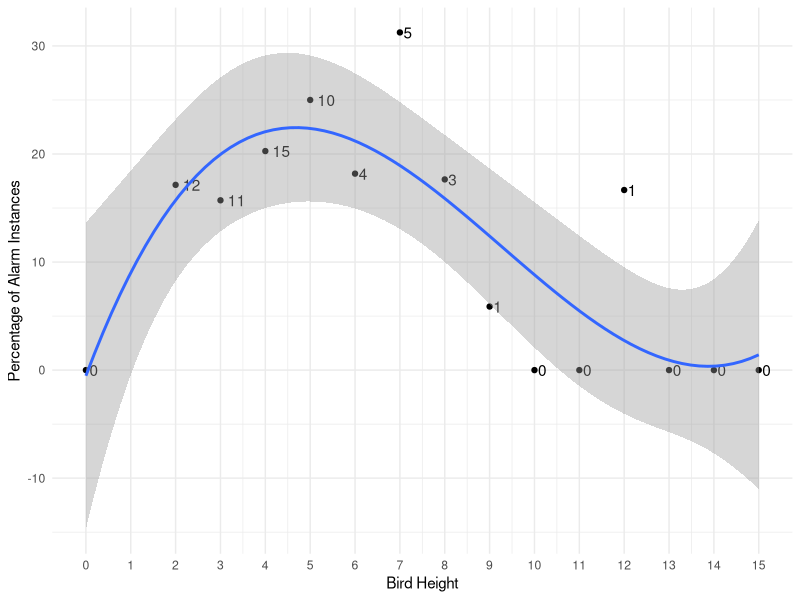
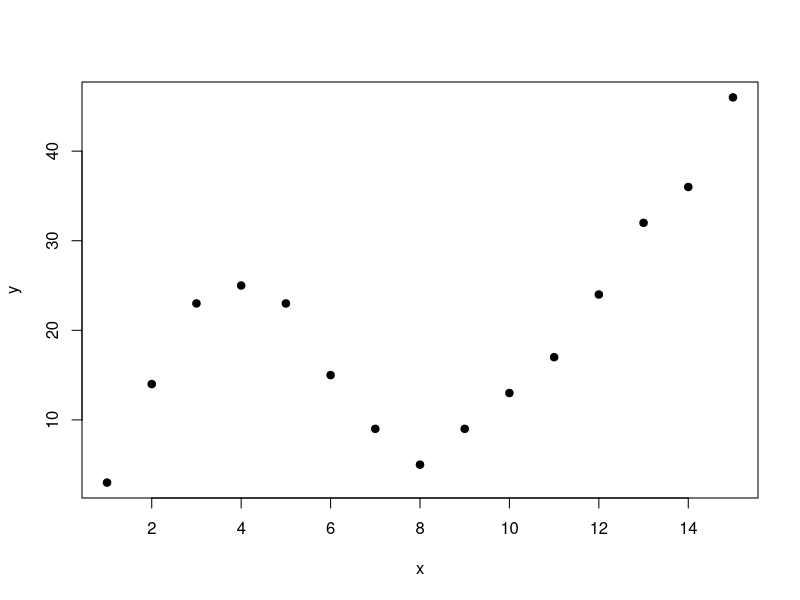
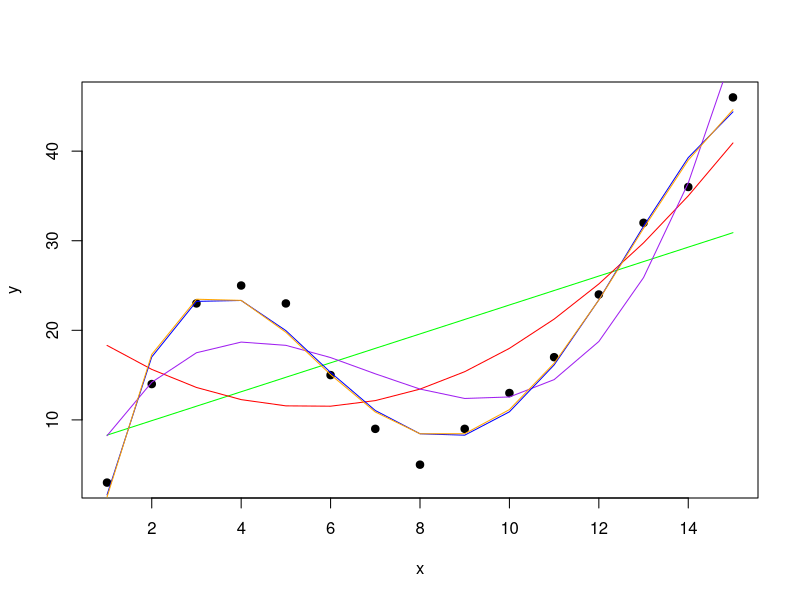

Write R code to recreate these figures, in order. (Note: this script raises an error after producing the figures.)
## ---- chunk 1
library(here)
library(tidyverse)

hwk_data <- read_csv(here("data/HwkAll.csv"))
hwk_data[hwk_data== c("na", "#N/A")] <- NA
hwk_data$Pre_Bird_Height <-  as.numeric(hwk_data$Pre_Bird_Height)

view(hwk_data)
str(hwk_data)
## ---- chunk 2
# Read the data from the "hwk" CSV file
df <- hwk_data  

# Filter the data for rows where hwk is equal to 1
hwk1_data <- df[df$hwk == 1,]
hwk_height_na <- hwk1_data %>% drop_na(Pre_Bird_Height)
hwk_less10 <- subset(hwk_height_na, Pre_Bird_Height <= 15)

# Calculate the unique integer "Pre_Height" values within hwk1_data
unique_pre_heights <- unique(round(hwk_less10$Pre_Bird_Height))

# Initialize empty vectors to store the percentages and sample sizes
percentage_values <- numeric(length(unique_pre_heights))
sample_sizes <- numeric(length(unique_pre_heights))

# Calculate the percentage and sample size for each unique integer "Pre_Height" value within hwk1_data
for (i in 1:length(unique_pre_heights)) {
  pre_height_value <- unique_pre_heights[i]
  total_count <- sum(round(hwk_less10$Pre_Bird_Height) == pre_height_value)
  alarm_count <- sum(round(hwk_less10$Pre_Bird_Height) == pre_height_value & hwk_height_na$Audio_React == "a")
  percentage_values[i] <- (alarm_count / total_count) * 100
  sample_sizes[i] <- alarm_count
}

# Create a data frame for plotting
plot_data <- data.frame(Pre_Height = unique_pre_heights, Percentage = percentage_values, Sample_Size = sample_sizes)

# Create a scatter plot with Pre_Height on the x-axis and Percentage on the y-axis
p <- ggplot(plot_data, aes(x = Pre_Height, y = Percentage)) +
  geom_point() +  # Scatter plot
  labs(x = "Bird Height", y = "Percentage of Alarm Instances") +
  theme_minimal() +
  geom_text(aes(label = Sample_Size), hjust = -0.4, vjust = 0.5) + 
  scale_x_continuous(breaks = unique_pre_heights) #+  # Add integer labels to the x-axis
  
  # Add a linear regression line while keeping the line between points
  #geom_smooth(method = "lm", se = FALSE, color = "blue")

p +
  stat_smooth(method = "lm", formula = y ~ poly(x, 3))

# polynomial lines
fit1 <- lm(Percentage~Pre_Height, data=plot_data)
fit2 <- lm(Percentage~poly(Pre_Height,2,raw=TRUE), data=plot_data)
fit3 <- lm(Percentage~poly(Pre_Height,3,raw=TRUE), data=plot_data)
fit4 <- lm(Percentage~poly(Pre_Height,4,raw=TRUE), data=plot_data)
fit5 <- lm(Percentage~poly(Pre_Height,5,raw=TRUE), data=plot_data)

#calculated adjusted R-squared of each model
summary(fit1)$adj.r.squared
summary(fit2)$adj.r.squared
summary(fit3)$adj.r.squared
summary(fit4)$adj.r.squared
summary(fit5)$adj.r.squared
## ---- chunk 3
#create data frame
df <- data.frame(x=1:15,
                 y=c(3, 14, 23, 25, 23, 15, 9, 5, 9, 13, 17, 24, 32, 36, 46))

#create a scatterplot of x vs. y
plot(df$x, df$y, pch=19, xlab='x', ylab='y')

#fit polynomial regression models up to degree 5
fit1 <- lm(y~x, data=df)
fit2 <- lm(y~poly(x,2,raw=TRUE), data=df)
fit3 <- lm(y~poly(x,3,raw=TRUE), data=df)
fit4 <- lm(y~poly(x,4,raw=TRUE), data=df)
fit5 <- lm(y~poly(x,5,raw=TRUE), data=df)

#create a scatterplot of x vs. y
plot(df$x, df$y, pch=19, xlab='x', ylab='y')

#define x-axis values
x_axis <- seq(1, 15, length=15)

#add curve of each model to plot
lines(x_axis, predict(fit1, data.frame(x=x_axis)), col='green')
lines(x_axis, predict(fit2, data.frame(x=x_axis)), col='red')
lines(x_axis, predict(fit3, data.frame(x=x_axis)), col='purple')
lines(x_axis, predict(fit4, data.frame(x=x_axis)), col='blue')
lines(x_axis, predict(fit5, data.frame(x=x_axis)), col='orange')

#calculated adjusted R-squared of each model
summary(fit1)$adj.r.squared
summary(fit2)$adj.r.squared
summary(fit3)$adj.r.squared
summary(fit4)$adj.r.squared
summary(fit5)$adj.r.squared

## ---- chunk 4

# Filter data to include only species with alarm call "a"
hwk1_data <- df[df$hwk == 1,]
hwk_alarm_data <- hwk1_data %>% filter(Audio_React == "a")
hwk_audio_na <- hwk_alarm_data %>% drop_na(Audio_React)
hwk_sex_na <- hwk_audio_na %>% drop_na(Sex)

# Convert Sex column to lowercase
hwk_sex_na$Sex <- tolower(hwk_sex_na$Sex)

# Group by species and sex, then calculate the percentage
df_species_sex <- hwk_sex_na %>%
  group_by(Scientific, Sex) %>%
  summarise(Count = n()) %>%
  mutate(Percentage = (Count / sum(Count)) * 100)

# Create the bar plot
ggplot(df_species_sex, aes(x = Scientific, y = Percentage, fill = Sex)) +
  geom_bar(stat = "identity", position = "dodge") +
  labs(title = "Percentage of Alarms by Sex for Each Species", x = "Species", y = "Percentage") +
  theme_minimal() +
  theme(axis.text.x = element_text(angle = 45, hjust = 1))

## ---- chunk 5

library(dplyr)
library(ggplot2)

# Step 1: Filter data to include only timestamps where Audio_React is "a"
df <- hwk_data
hwk1_data <- df[df$hwk == 1,]

# Identify the timestamps where any species has an alarm call "a"
alarm_timestamps <- hwk1_data %>%
  filter(Audio_React == "a") %>%
  select(Timestamp) %>%
  distinct()

# Filter original data to keep only those timestamps
filtered_data <- hwk1_data %>%
  filter(Timestamp %in% alarm_timestamps$Timestamp)

# Step 2: Filter out species that never alarm
species_with_alarms <- filtered_data %>%
  group_by(Scientific) %>%
  filter(any(Audio_React == "a")) %>%
  ungroup()

# Step 3: Calculate richness, abundance, and alarm percentage for each species and timestamp
species_data <- species_with_alarms %>%
  group_by(Timestamp) %>% 
  mutate(
    Richness = n_distinct(Scientific), # Number of unique species in the flock
    Abundance = n(),  # Total number of individuals in the flock
    Alarm_Count = sum(Audio_React == "a"),
    Alarm_Percentage = (Alarm_Count / Abundance) * 100
  ) %>%
  ungroup()

# Step 4: Create a plot for each species that has alarms
species_list <- unique(species_data$Scientific)

for (sp in species_list) {
  species_subset <- species_data %>% filter(Scientific == sp)
  
  p <- ggplot(species_subset) +
    geom_point(aes(x = Abundance, y = Alarm_Percentage, color = "Abundance"), size = 3) +
    geom_smooth(aes(x = Abundance, y = Alarm_Percentage, color = "Abundance"), 
                method = "lm", formula = y ~ poly(x, 2), se = FALSE) +
    geom_point(aes(x = Richness, y = Alarm_Percentage, color = "Richness"), size = 3) +
    geom_smooth(aes(x = Richness, y = Alarm_Percentage, color = "Richness"), 
                method = "lm", formula = y ~ poly(x, 2), se = FALSE) +
    labs(title = paste("Alarm Percentage vs Abundance and Richness for", sp), 
         x = "Abundance and Richness", 
         y = "Alarm Percentage (%)") +
    scale_color_manual(values = c("Abundance" = "red", "Richness" = "blue")) +
    theme_minimal() +
    theme(axis.text.x = element_text(angle = 0, hjust = 1))
  
  print(p)  # This will display the plot for each species in the loop
}

## ---- chunk 6
library(dplyr)
library(ggplot2)

# Step 1: Filter data to include only timestamps where Audio_React is "a"
df <- hwk_data
hwk1_data <- df[df$hwk == 1,]

# Identify the timestamps where any species has an alarm call "a"
alarm_timestamps <- hwk1_data %>%
  filter(Audio_React == "a") %>%
  select(Timestamp) %>%
  distinct()

# Filter original data to keep only those timestamps
filtered_data <- hwk1_data %>%
  filter(Timestamp %in% alarm_timestamps$Timestamp)

# Step 2: Filter out species that never alarm
species_with_alarms <- filtered_data %>%
  group_by(Scientific) %>%
  filter(any(Audio_React == "a")) %>%
  ungroup()

# Step 3: Calculate richness, abundance, and alarm percentage for each species and timestamp
species_data <- species_with_alarms %>%
  group_by(Timestamp) %>% 
  mutate(
    Richness = n_distinct(Scientific), # Number of unique species in the flock
    Abundance = n(),  # Total number of individuals in the flock
    Alarm_Count = sum(Audio_React == "a"),
    Alarm_Percentage = (Alarm_Count / Abundance) * 100
  ) %>%
  ungroup()

# Remove duplicate rows for plotting
plot_data <- species_data %>%
  group_by(Scientific) %>%
  summarise(
    Avg_Richness = mean(Richness),
    Avg_Abundance = mean(Abundance),
    Avg_Alarm_Percentage = mean(Alarm_Percentage)
  ) %>%
  ungroup()

# Plot Alarm Percentage vs Richness and Abundance
p <- ggplot(plot_data) +
  geom_point(aes(x = Avg_Richness, y = Avg_Alarm_Percentage, color = "Richness"), size = 3) +
  geom_smooth(aes(x = Avg_Richness, y = Avg_Alarm_Percentage, color = "Richness"), 
              method = "lm", formula = y ~ poly(x, 2), se = TRUE) +
  geom_point(aes(x = Avg_Abundance, y = Avg_Alarm_Percentage, color = "Abundance"), size = 3) +
  geom_smooth(aes(x = Avg_Abundance, y = Avg_Alarm_Percentage, color = "Abundance"), 
              method = "lm", formula = y ~ poly(x, 2), se = TRUE) +
  labs(title = "Alarm Percentage vs Richness and Abundance", 
       x = "Richness and Abundance", 
       y = "Average Alarm Percentage (%)") +
  scale_color_manual(values = c("Richness" = "blue", "Abundance" = "red")) +
  theme_minimal() +
  theme(legend.title = element_blank(), legend.position = "bottom")

# Print the plot
print(p)
## ---- chunk 7
library(dplyr)
library(ggplot2)

# Step 1: Filter data to include only relevant columns
hwk1_data <- df[df$hwk == 1,]

# Step 2: Calculate abundance, richness, and alarm percentage for each timestamp
timestamp_data <- hwk1_data %>%
  group_by(Timestamp) %>%
  summarise(
    Abundance = n(),  # Total number of individuals in the flock
    Richness = n_distinct(Scientific),  # Number of unique species in the flock
    Alarm_Count = sum(Audio_React == "a"),
    Alarm_Percentage = ifelse(Abundance > 0, (Alarm_Count / Abundance) * 100, 0)
  ) %>%
  ungroup()

# Step 3: Remove instances with 0% alarm percentage
filtered_data <- timestamp_data %>%
  filter(Alarm_Percentage > 0)

# Step 4: Plot Abundance and Richness vs Alarm Percentage
p <- ggplot(filtered_data) +
  geom_point(aes(x = Richness, y = Alarm_Percentage, color = "Richness"), size = 3) +
  geom_smooth(aes(x = Richness, y = Alarm_Percentage, color = "Richness"), 
              method = "lm", formula = y ~ poly(x, 1), se = TRUE) +
  geom_point(aes(x = Abundance, y = Alarm_Percentage, color = "Abundance"), size = 3) +
  geom_smooth(aes(x = Abundance, y = Alarm_Percentage, color = "Abundance"), 
              method = "lm", formula = y ~ poly(x, 1), se = TRUE) +
  labs(title = "Alarm Percentage vs Abundance and Richness", 
       x = "Abundance and Richness", 
       y = "Alarm Percentage (%)") +
  scale_color_manual(values = c("Richness" = "blue", "Abundance" = "red")) +
  scale_x_continuous(limits = c(0, 24)) +  # Set x-axis limit to 24
  scale_y_continuous(limits = c(0, 100)) +
  theme_minimal() +
  theme(legend.title = element_blank(), legend.position = "bottom")

# Print the plot
print(p)

## ---- chunk 8
library(dplyr)
library(ggplot2)

# Filter the data for rows where hwk is equal to 1 and Mid_Vocal is not NA
filtered_data <- df %>%
  filter(hwk == 1, !is.na(Mid_Vocal))

# Define the order of levels for Mid_Vocal
order_levels <- c("alarm", "call", "quiet", "song")

# Reorder the Mid_Vocal factor according to the defined order
filtered_data$Mid_Vocal <- factor(filtered_data$Mid_Vocal, levels = order_levels)

# Calculate the total count within each Tar_Sp2 category
total_counts <- filtered_data %>%
  group_by(Scientific) %>%
  summarize(total = n()) %>%
  ungroup()

# Calculate the percentage of each Mid_Vocal category within each Tar_Sp2 category
percentage_data <- filtered_data %>%
  group_by(Scientific, Mid_Vocal) %>%
  summarize(Count = n()) %>%
  ungroup() %>%
  left_join(total_counts, by = "Scientific") %>%
  mutate(Percentage = (Count / total) * 100)

# Filter to only include species with "alarm" occurrences
filtered_species <- percentage_data %>%
  filter(Mid_Vocal %in% order_levels)

# Create a stacked bar chart with the percentages
p <- ggplot(filtered_species, aes(x = Scientific, y = Percentage, fill = Mid_Vocal)) +
  geom_bar(stat = "identity", position = "stack", width = 0.7) +
  labs(x = "Tar_Sp2", y = "Percentage (%)", title = "Percentage of Mid_Vocal Responses by Tar_Sp2") +
  scale_y_continuous(limits = c(0, 100)) +  # Set y-axis limits to 0-100%
  scale_fill_manual(
    values = c("alarm" = "gray20", "call" = "gray40", "quiet" = "gray60", "song" = "gray"),
    guide = guide_legend(reverse = TRUE)  # Reverse the legend order
  ) +
  theme_minimal() +
  theme(axis.text.x = element_text(angle = 45, hjust = 1, size = 10))

# Print the plot
print(p)

## ---- chunk 9
library(dplyr)
library(ggplot2)

# Filter the data for rows where hwk is equal to 1 and Mid_Vocal is not NA
filtered_data <- df %>%
  filter(hwk == 1, !is.na(Mid_Vocal))

# Define the order of levels for Mid_Vocal with "alarm" at the bottom
order_levels <- c("alarm", "call", "quiet", "song")

# Reorder the Mid_Vocal factor according to the defined order
filtered_data$Mid_Vocal <- factor(filtered_data$Mid_Vocal, levels = order_levels)

# Calculate the total count of Mid_Vocal responses for each species
total_counts <- filtered_data %>%
  group_by(Scientific) %>%
  summarize(total = n(), .groups = 'drop')

# Calculate the count of each Mid_Vocal category within each species
percentage_data <- filtered_data %>%
  group_by(Scientific, Mid_Vocal) %>%
  summarize(Count = n(), .groups = 'drop') %>%
  left_join(total_counts, by = "Scientific") %>%
  mutate(Percentage = (Count / total) * 100)

# Create a stacked bar chart with the percentages, ensuring "alarm" is at the bottom
p <- ggplot(percentage_data, aes(x = Scientific, y = Percentage, fill = Mid_Vocal)) +
  geom_bar(stat = "identity", position = "stack", width = 0.7) +
  labs(x = "Species", y = "Percentage (%)", title = "Percentage of Mid_Vocal Responses by Species") +
  scale_y_continuous(limits = c(0, 100)) +  # Set y-axis limits to 0-100%
  scale_fill_manual(
    values = c("alarm" = "gray20", "call" = "gray40", "quiet" = "gray60", "song" = "gray80"),
    guide = guide_legend(reverse = TRUE)  # Reverse the legend order
  ) +
  theme_minimal() +
  theme(axis.text.x = element_text(angle = 90, hjust = 1, size = 10))  # Rotate x-axis labels for readability

# Print the plot
print(p)

## ---- chunk 10
library(dplyr)
library(tidyr)
library(ggplot2)

# Sample dataframe (replace this with your actual dataframe)
df <- hwk_data

filtered_data <- df %>%
  filter(!is.na(Mid_Vocal))

# Transform data from wide to long format
long_data <- filtered_data %>%
  pivot_longer(cols = starts_with("Rad_"), 
               names_to = "Height_Category", 
               values_to = "Density") %>%
  mutate(Height = as.numeric(gsub("Rad_", "", Height_Category))) %>%
  select(Scientific, Height, Density) %>%
  drop_na()  # Drop rows with NA values

# Normalize density to represent 100% for each meter
long_data <- long_data %>%
  group_by(Scientific, Height) %>%
  mutate(Density = Density / sum(Density)) %>%
  ungroup()

# List of unique species
species_list <- unique(long_data$Scientific)

# Loop through each species and create plots
for (species in species_list) {
  species_data <- long_data %>% filter(Scientific == species)
  
  p <- ggplot(species_data, aes(x = as.factor(Height), y = Density, group = Height)) +
    geom_violin(fill = "lightblue", color = "black", scale = "width") +
    labs(x = "Height (m)", y = "Normalized Density (%)", title = paste("Violin Plot for", species)) +
    theme_minimal() +
    theme(axis.text.x = element_text(angle = 0, hjust = 0.5, size = 10))  # Keep x-axis labels horizontal
  
  # Save or print the plot
  ggsave(filename = paste0("violin_plot_", species, ".png"), plot = p)
  # Or simply print
  # print(p)
}

## ---- chunk 11
# Assuming df is your dataframe with columns for Pre_Height and Rad_01 to Rad_10
df <- hwk_data

# Drop rows with NA values in Pre_Bird_Height, Rad_01, Rad_02, ..., Rad_10
df <- df %>%
  drop_na(Pre_Bird_Height, starts_with("Rad_"))

# Ensure that Pre_Bird_Height and Rad_01 to Rad_10 are numeric
df <- df %>%
  mutate(across(c(Pre_Bird_Height, starts_with("Rad_")), as.numeric))

# Define a function to calculate the density metrics
calculate_density_metrics <- function(height, density_cols) {
  # Ensure height is within valid range
  height <- pmin(pmax(height, 1), 10)
  
  # If Pre_Height is 0, use the value for Rad_01
  if (height == 0) {
    density_at_height <- density_cols[1]
  } else {
    # Calculate Density at Pre_Bird_Height
    density_at_height <- density_cols[height]
  }
  
  # Initialize vectors to store the averages
  above_density <- numeric(10)
  below_density <- numeric(10)
  combined_density <- numeric(10)
  
  # Calculate the average density for above, below, and combined
  for (i in 1:10) {
    above_density[i] <- mean(density_cols[height:min(10, height + i)], na.rm = TRUE)
    below_density[i] <- mean(density_cols[max(1, height - i):height], na.rm = TRUE)
    combined_density[i] <- mean(density_cols[max(1, height - i):min(10, height + i)], na.rm = TRUE)
  }
  
  # Create a list to store the results
  list(
    density_at_height = density_at_height,
    above_density = above_density,
    below_density = below_density,
    combined_density = combined_density
  )
}

# Apply the function to each row and create new columns in the dataframe
rad_df <- df %>%
  rowwise() %>%
  mutate(
    Density_At_Pre_Height = calculate_density_metrics(Pre_Bird_Height, c_across(starts_with("Rad_")))$density_at_height,
    Density_Above_List = list(calculate_density_metrics(Pre_Bird_Height, c_across(starts_with("Rad_")))$above_density),
    Density_Below_List = list(calculate_density_metrics(Pre_Bird_Height, c_across(starts_with("Rad_")))$below_density),
    Density_Combined_List = list(calculate_density_metrics(Pre_Bird_Height, c_across(starts_with("Rad_")))$combined_density)
  ) %>%
  unnest_wider(Density_Above_List, names_sep = "_Above") %>%
  unnest_wider(Density_Below_List, names_sep = "_Below") %>%
  unnest_wider(Density_Combined_List, names_sep = "_Combined") %>%
  ungroup()

# View the updated dataframe
print(rad_df)
str(rad_df)
## ---- chunk 12
# Assuming rad_df is your dataframe with the column Pre_Bird_Dense

# Convert Pre_Bird_Dense to a character if it isn't already
rad_df$Pre_Bird_Dense <- as.character(rad_df$Pre_Bird_Dense)

# Function to calculate Pre_Dense_Avg based on the format in Pre_Bird_Dense
calculate_pre_dense_avg <- function(dense_string) {
  # Split the string into individual characters, convert to numeric, and remove NAs
  dense_values <- na.omit(as.numeric(strsplit(dense_string, "")[[1]]))
  
  # Calculate the average of the numeric values
  dense_avg <- mean(dense_values, na.rm = TRUE)
  
  return(dense_avg)
}

# Apply the function to each row to calculate Pre_Dense_Avg and create a new dataframe dense_df
dense_df <- rad_df %>%
  mutate(Pre_Dense_Avg = sapply(Pre_Bird_Dense, calculate_pre_dense_avg))

# View the updated dense_df
print(dense_df)
head(dense_df)
## ---- chunk 13

# load data
glm_df <- dense_df

# filter na and hwk
glm_hwk <- glm_df[df$hwk == 1,]
glm_dense_na <- glm_hwk %>% drop_na(Density_At_Pre_Height)

# List of independent variables (ensure there are no leading or trailing spaces)
independent_vars <- c("Spp", "Sex", "Flock_size", "Social_Index", "Flight_proximity", 
"Pre_Height", "Veg_dense_under_avg", "Veg_under_height", "Pre_Dense", "Pre_Height", "Veg_dense_under_avg", "Veg_under_height", "Pre_Dense", "Veg_mid_low", "Veg_mid_high","Rad_Avg_Dense")

# List to store model outputs
model_outputs <- list()

# Generate all combinations of independent variables
all_combinations <- lapply(seq_along(independent_vars), function(n) combn(independent_vars, n, simplify = FALSE))

# Flatten the list of combinations
all_combinations <- unlist(all_combinations, recursive = FALSE)

# Run GLM models for each combination
for (vars in all_combinations) {
  formula_string <- paste("Alarm ~", paste(vars, collapse = " + "))
  model <- glm(as.formula(formula_string), data = df_filtered, family = binomial(link = "logit"))
  # Extract AIC and other model output
  model_output <- broom::tidy(model)
  model_output$AIC <- AIC(model)
  # Store model output in list
  model_outputs[[paste(vars, collapse = "_")]] <- model_output
}

# Combine model outputs into one large table
combined_table <- bind_rows(model_outputs, .id = "Combination")

# Print the combined table
# print(combined_table)


# Define the file path using here()
file_path <- here("output", "all_model_AIC_table.csv")

# Write the combined table to the CSV file
write.csv(combined_table, file_path, row.names = FALSE)
